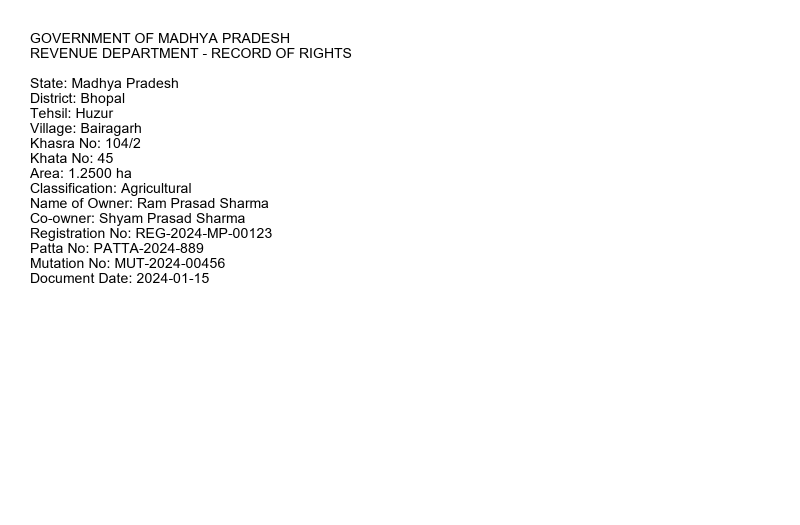
#> input picture backend/tests/fixtures/sample_documents/clean_land_record.png, 1600 x 1050 px (shown at 1/2 size)
$ python -i authenticity.py   (imports and definitions only)   (older library calls are emulated)
#> lines starting #> are read from the running program, lines starting #| are printed output that depends on the picture; after the words box and inside, x2 and y2 are one past the last pixel; in counts of white or black regions, pixels touching at a corner belong together
#> further down, picture is the input picture: PIL image 1600x1050 RGB; min 0, max 255, mean 250.1
### backend/app/services/extraction/image_analysis.py
"""Bounded, offline document image analysis. Scores are heuristics, not probabilities.

Quality: sharpness=min(100, Laplacian variance/2), contrast=min(100, std/40*100),
resolution=min(100, shortest edge/1000*100). Exposure measures dark/bright clipping;
white paper alone is never treated as glare. See OCR_ANALYSIS.md for limitations.
"""
import io
import math
import warnings
import cv2
import numpy as np
from PIL import Image, ImageOps
from app.core.config import settings
from app.core.exceptions import ExtractionProcessingError


# [17 lines left out: function load_image, not called in this run]


def small_gray(image, edge=1400):
#> called with edge = 1000
    copy = image.convert('L')
    copy.thumbnail((edge, edge))
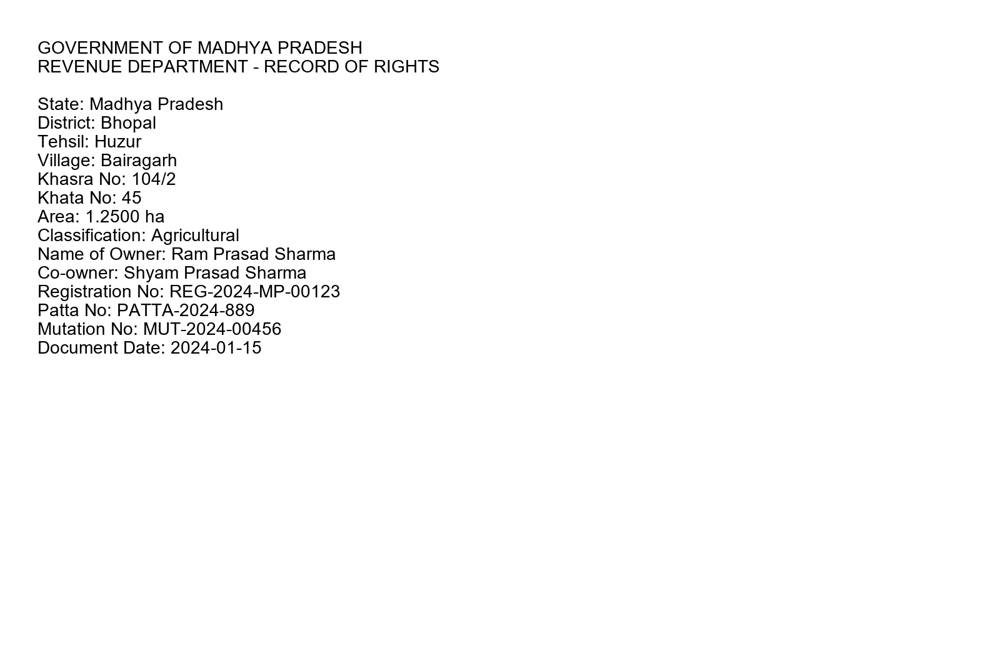
#> copy: PIL image 1000x656 L; min 0, max 255, mean 250
    return np.asarray(copy)


# [121 lines left out: functions boundary, skew_angle, analyze_quality, correct_image, variants, not called in this run]

### backend/app/services/extraction/authenticity.py
"""Conservative forensic triage, NOT authenticity certification or synthetic-image detection.

Weights: editor metadata 5; local residual anomaly 20; edge inconsistency 20;
spatially coherent copy-move 40. Correlated residual/edge signals cap at 30.
HIGH requires score >=60 and evidence from at least two non-metadata families.
Recompression and missing EXIF never independently imply manipulation.
"""
import io
from collections import Counter
import cv2
import numpy as np
from PIL import Image
from .image_analysis import small_gray

DISCLAIMER = 'Image-forensics signals indicate risk and do not independently prove document authenticity.'


def risk_result(signals, warnings=None):
    families = {}
    for signal in signals:
        families[signal['family']] = families.get(signal['family'], 0) + signal['weight']
    score = min(100, sum(min(v, 30) if k == 'local_consistency' else v for k,v in families.items()))
    independent = len(set(families) - {'metadata'})
    level = 'HIGH' if score >= 60 and independent >= 2 else 'MEDIUM' if score >= 20 else 'LOW'
    return dict(risk_level=level, risk_score=score, signals=signals, warnings=warnings or [],
                requires_manual_review=level == 'HIGH', analysis_version='1.0-heuristic', disclaimer=DISCLAIMER,
                limitations=['Synthetic-image origin could not be conclusively determined.',
                             'LOW risk is not proof of authenticity. Repeated forms, stamps, scans and compression can produce false positives.',
                             'No trained synthetic-image or resampling detector is installed.'])


class DocumentAuthenticityAnalyzer:
    def analyze(self, image, original_bytes=None):
        signals, warnings = [], []
        def add(code, family, weight, explanation, evidence):
            signals.append(dict(code=code, family=family, weight=weight, explanation=explanation, evidence=evidence))
        if original_bytes:
            try:
                with Image.open(io.BytesIO(original_bytes)) as original:
                    software = str(original.getexif().get(305, original.info.get('Software', '')))[:120]
                    if software:
                        add('SOFTWARE_METADATA','metadata',5,'Software metadata is present; editing/export software is also used for legitimate scans.', {'software':software})
            except Exception:
                warnings.append('Image metadata could not be read; this is not evidence of fraud.')
        g = small_gray(image, 1000)
        residual = cv2.absdiff(g, cv2.GaussianBlur(g,(5,5),0))
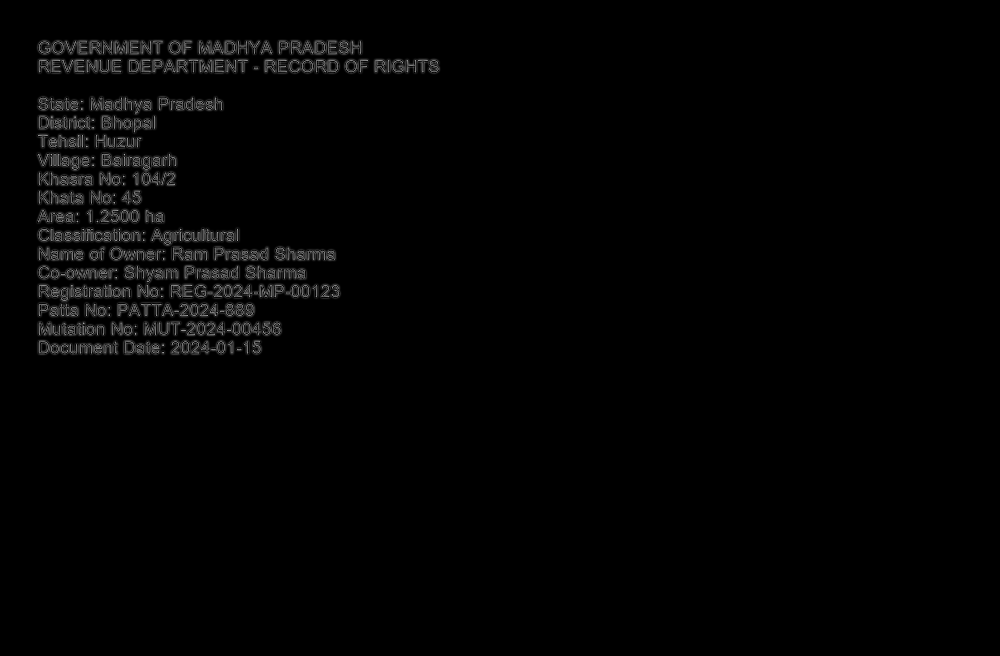
#> residual: shape (656, 1000); min 0, max 175, mean 3.2
        lap = np.abs(cv2.Laplacian(g,cv2.CV_64F))
        # Compare only patches with similar ink density. Blank paper and table rules are excluded.
        patches = []
        for y in range(0,g.shape[0]-64,64):
            for x in range(0,g.shape[1]-64,64):
                p = g[y:y+64,x:x+64]
                ink = float(np.mean(p < 160))
                if .08 < ink < .45 and p.std() > 15:
                    patches.append((x,y,ink,float(residual[y:y+64,x:x+64].mean()),float(lap[y:y+64,x:x+64].mean())))
#> after the loop, patches = 23 items, first 6: (64, 0, 0.103, 14.62, 43.29), (128, 0, 0.0974, 13.91, 40.73), (192, 0, 0.0999, 13.11, 39.01), (256, 0, 0.0928, 13.16, 39.45), (0, 64, 0.085, 11.79, 35.62), (64, 64, 0.18, 24.89, 75)
        if len(patches) >= 12:
            arr = np.array(patches)
#> arr = 23 rows, first 6: [64, 0, 0.103, 14.62, 43.29], [128, 0, 0.0974, 13.91, 40.73], [192, 0, 0.0999, 13.11, 39.01], [256, 0, 0.0928, 13.16, 39.45], [0, 64, 0.085, 11.79, 35.62], [64, 64, 0.18, 24.89, 75]
            for index, code, label in [(3,'LOCAL_RESIDUAL','Local noise/edge residual'),(4,'EDGE_SHARPNESS','Text-edge sharpness')]:
                median = np.median(arr[:,index]); mad = np.median(np.abs(arr[:,index]-median)) + 1
                outliers = arr[(arr[:,index] > median+6*mad) & (arr[:,index] > median*2.5)]
                if 0 < len(outliers) < len(arr)*.2:
                    add(code,'local_consistency',20,f'{label} differs markedly in a small region; verify against the original.',
                        {'analysis_size':[g.shape[1],g.shape[0]], 'regions':outliers[:5,:2].astype(int).tolist(),'patch_size':64})
#> this loop made 2 passes
#> (median, mad) on passes 1 to 2: (18, 5.26), (55.13, 14.8)
        # ORB: exclude nearby/repetitive descriptors; require coherent displacement and spatial spread.
        orb = cv2.ORB_create(nfeatures=700)
        keys, descriptors = orb.detectAndCompute(g,None)
#> keys = 700 keypoints; strongest (x, y, size): (402, 67, 31), (109, 118, 31), (184, 42, 31), (336, 290, 31)
        coherent = []
        if descriptors is not None and len(keys) > 30:
            matches = cv2.BFMatcher(cv2.NORM_HAMMING).knnMatch(descriptors,descriptors,k=4)
#> matches = 700 matches
            votes = []
            for candidates in matches:
                others = [m for m in candidates if m.queryIdx != m.trainIdx and m.distance < 28]
                if len(others) != 1: continue  # repeated glyphs/forms are ambiguous
                m = others[0]
                a,b = np.array(keys[m.queryIdx].pt),np.array(keys[m.trainIdx].pt)
                delta = b-a
                if np.linalg.norm(delta) < 100: continue
                if delta[0] < 0: delta = -delta
                votes.append((tuple(np.round(delta/12).astype(int)),a,b))
#> this loop made 700 passes
#> delta on passes 440, 451: [212.8, -40.32], [115.8, 167.6]
#> (others, a, b, delta) on passes 33, 53, 59: (1 matches, [168, 183], [168, 183.6], [0, 0.6]), (1 matches, [39, 342], [39, 117], [0, -225]), (1 matches, [39, 117], [39, 342], [0, 225])
#> after the loop, votes = [((0, -19), [39, 342], [39, 117]), ((0, 19), [39, 117], [39, 342]), ((18, -3), [208.8, 100.8], [421.6, 60.48]), ((18, -3), [421.6, 60.48], [208.8, 100.8]), ((10, 14), [252.3, 307.6], [136.5, 140]), ((10, 14), [136.5, 140], [252.3, 307.6])]
            if votes:
                displacement,n = Counter(v[0] for v in votes).most_common(1)[0]
#> displacement = (18, -3); n = 2
                selected = [v for v in votes if v[0] == displacement]
#> selected = [((18, -3), [208.8, 100.8], [421.6, 60.48]), ((18, -3), [421.6, 60.48], [208.8, 100.8])]
                coords = np.array([v[1] for v in selected])
#> coords = [[208.8, 100.8], [421.6, 60.48]]
                if n >= 16 and np.ptp(coords[:,0]) > 70 and np.ptp(coords[:,1]) > 70:
                    coherent = [list(displacement),n]
        if coherent:
            add('COPY_MOVE','copy_move',40,'Spatially coherent duplicate image features detected. Repeated stamps or form content may also explain this.',
                {'displacement_bins_12px':coherent[0],'feature_matches':coherent[1]})
        result = risk_result(signals,warnings)
        result['input_type'] = 'image_unspecified'
        result['limitations'].append('Screenshot or monitor origin cannot be reliably inferred from image pixels alone.')
        return result

>>> from PIL import Image
>>> picture = Image.open('../../../tests/fixtures/sample_documents/clean_land_record.png')
>>> result = DocumentAuthenticityAnalyzer().analyze(picture)
#> result = 9 items

$ run again, on backend/tests/fixtures/sample_documents/noisy_land_record.png
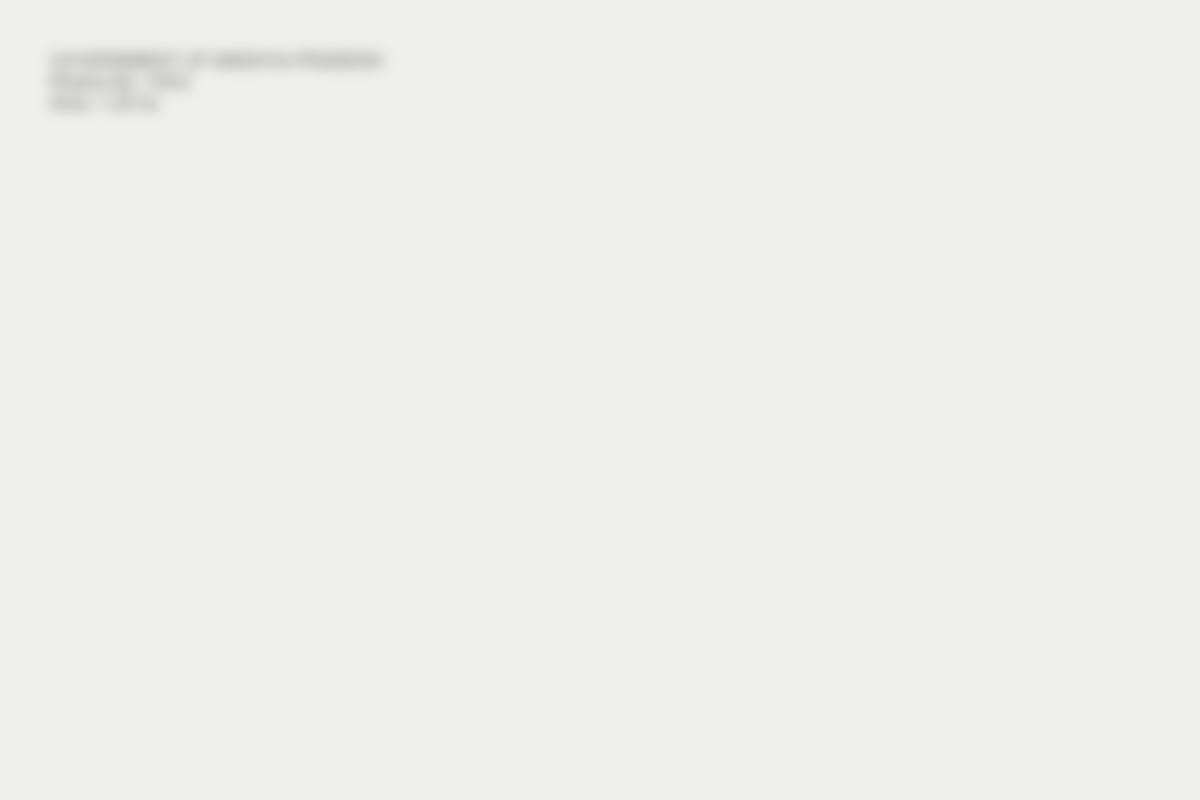
#> input picture backend/tests/fixtures/sample_documents/noisy_land_record.png, 1200 x 800 px
#> picture is the input picture: PIL image 1200x800 RGB; mean R, G, B 239.6, 239.6, 234.6
#> in analyze, `residual = cv2.absdiff(g, cv2.GaussianBlur(g,(5,5),0))`:
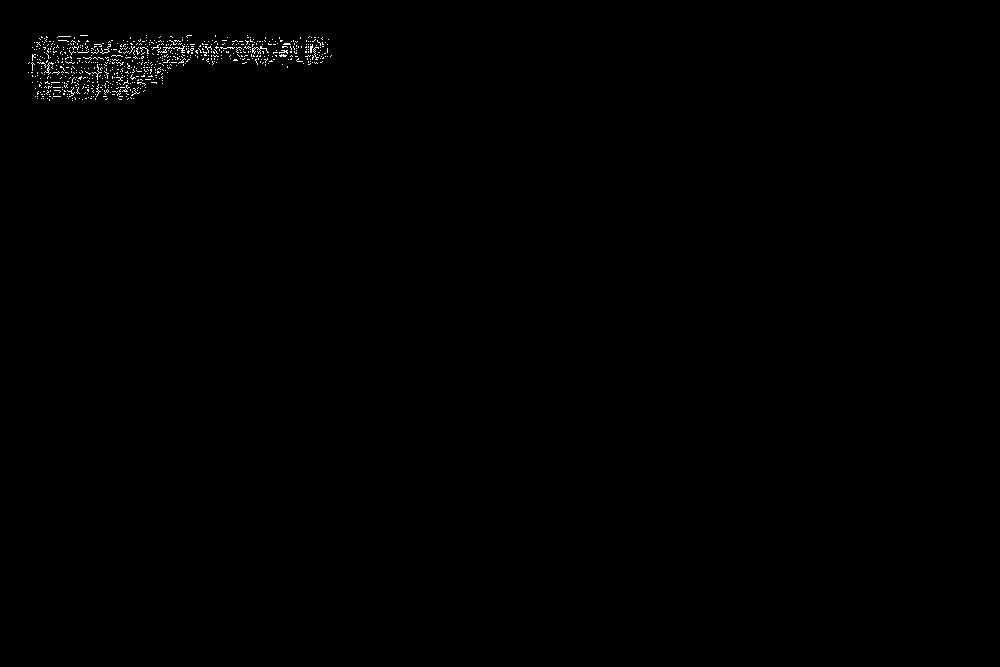
#> residual: shape (667, 1000); values 0 (black) and 1 (white), 0.33% white in thin lines or dots, all inside (x1, y1, x2, y2) = (28, 35, 332, 101)
#> after the loop in analyze, `for y in range(0,g.shape[0]-64,64):`: patches = []
#> keys = (); descriptors = None
#> result = 9 items
